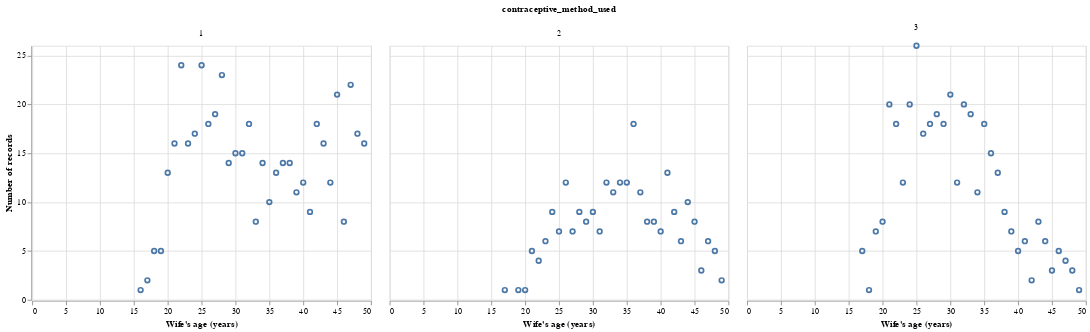

Here is the notebook cell this chart was saved with:
### Markdown cell above
**Wife's age**

### Code cell
wife_age_correlation = alt.Chart(cmc_train, title = "Age vs. Method of Contraception Used").mark_point().encode(
    x = alt.X("wife_age", title = "Wife's age (years)"),
    y = alt.Y("count()", title = "Number of records")
).facet("contraceptive_method_used")
wife_age_correlation

### Figure 1 — Vega-Lite specification as saved in the notebook (floating-point values rounded to 4 significant figures; data arrays with more than 128 entries replaced by an {"elided": "..."} marker saying what was removed)
{"$schema": "https://vega.github.io/schema/vega-lite/v4.17.0.json", "config": {"view": {"continuousHeight": 300, "continuousWidth": 400}}, "data": {"name": "data-f15167d60f413a998667f82347f8e248"}, "datasets": {"data-f15167d60f413a998667f82347f8e248": {"elided": "1104 records"}}, "facet": {"field": "contraceptive_method_used", "type": "quantitative"}, "spec": {"encoding": {"x": {"field": "wife_age", "title": "Wife's age (years)", "type": "quantitative"}, "y": {"aggregate": "count", "title": "Number of records", "type": "quantitative"}}, "mark": "point", "title": "Age vs. Method of Contraception Used"}}
